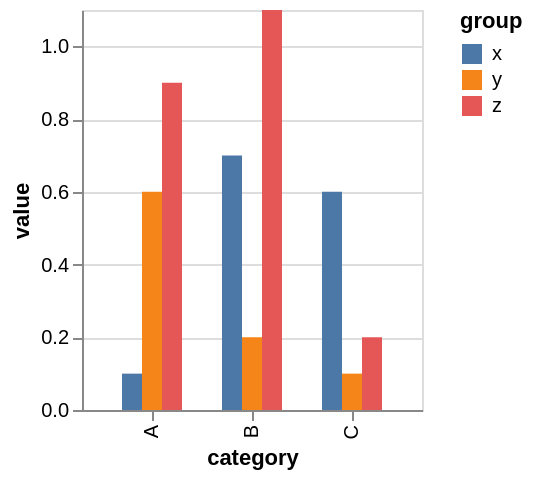

Vega-Lite specification stored for this chart:
### Vega specification from a JSON file in a GitHub repository (floating-point values rounded to 4 significant figures)
{"$schema": "https://vega.github.io/schema/vega/v5.json", "background": "white", "padding": 5, "height": 200, "style": "cell", "data": [{"name": "source_0", "values": [{"category": "A", "group": "x", "value": 0.1}, {"category": "A", "group": "y", "value": 0.6}, {"category": "A", "group": "z", "value": 0.9}, {"category": "B", "group": "x", "value": 0.7}, {"category": "B", "group": "y", "value": 0.2}, {"category": "B", "group": "z", "value": 1.1}, {"category": "C", "group": "x", "value": 0.6}, {"category": "C", "group": "y", "value": 0.1}, {"category": "C", "group": "z", "value": 0.2}]}, {"name": "data_0", "source": "source_0", "transform": [{"type": "stack", "groupby": ["category", "group"], "field": "value", "sort": {"field": [], "order": []}, "as": ["value_start", "value_end"], "offset": "zero"}, {"type": "filter", "expr": "isValid(datum[\"value\"]) && isFinite(+datum[\"value\"])"}]}], "signals": [{"name": "x_step", "value": 50}, {"name": "width", "update": "bandspace(domain('x').length, 0.4, 0.4) * x_step"}], "marks": [{"name": "marks", "type": "rect", "style": ["bar"], "from": {"data": "data_0"}, "encode": {"update": {"fill": {"scale": "color", "field": "group"}, "ariaRoleDescription": {"value": "bar"}, "description": {"signal": "\"category: \" + (isValid(datum[\"category\"]) ? datum[\"category\"] : \"\"+datum[\"category\"]) + \"; value: \" + (format(datum[\"value\"], \"\")) + \"; group: \" + (isValid(datum[\"group\"]) ? datum[\"group\"] : \"\"+datum[\"group\"])"}, "x": {"scale": "x", "field": "category", "offset": {"scale": "xOffset", "field": "group"}}, "width": {"scale": "xOffset", "band": 1}, "y": {"scale": "y", "field": "value_end"}, "y2": {"scale": "y", "field": "value_start"}}}}], "scales": [{"name": "x", "type": "band", "domain": {"data": "data_0", "field": "category", "sort": true}, "range": {"step": {"signal": "x_step"}}, "padding": 0.4}, {"name": "y", "type": "linear", "domain": {"data": "data_0", "fields": ["value_start", "value_end"]}, "range": [{"signal": "height"}, 0], "nice": true, "zero": true}, {"name": "xOffset", "type": "band", "domain": {"data": "data_0", "field": "group", "sort": true}, "range": [0, {"signal": "bandwidth('x')"}]}, {"name": "color", "type": "ordinal", "domain": {"data": "data_0", "field": "group", "sort": true}, "range": "category"}], "axes": [{"scale": "y", "orient": "left", "gridScale": "x", "grid": true, "tickCount": {"signal": "ceil(height/40)"}, "domain": false, "labels": false, "aria": false, "maxExtent": 0, "minExtent": 0, "ticks": false, "zindex": 0}, {"scale": "x", "orient": "bottom", "grid": false, "title": "category", "labelAlign": "right", "labelAngle": 270, "labelBaseline": "middle", "zindex": 0}, {"scale": "y", "orient": "left", "grid": false, "title": "value", "labelOverlap": true, "tickCount": {"signal": "ceil(height/40)"}, "zindex": 0}], "legends": [{"fill": "color", "symbolType": "square", "title": "group"}]}
